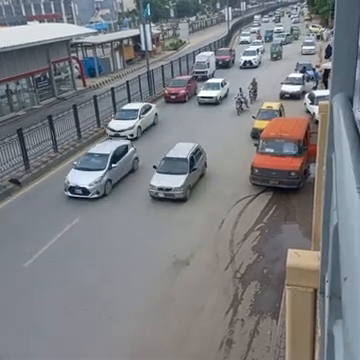
#> input picture frame 70 of Lesson10/data/HW10_test.mp4, 360 x 360 px, given in place of 7.mp4, which was not available
$ python 'code 3 (last version).py'
#> lines starting #> are read from the running program, lines starting #| are printed output that depends on the picture; after the words box and inside, x2 and y2 are one past the last pixel; in counts of white or black regions, pixels touching at a corner belong together; pictures that were not available may be replaced by others from this repository, and a replacement may not be noted
import cv2
import numpy as np
import time

cap = cv2.VideoCapture('C:/Users/alper/Desktop/7.mp4')

_, frame = cap.read()
#> frame is the input picture: shape (360, 360, 3); mean B, G, R 129.4, 125.6, 123.4
old_gray = cv2.cvtColor(frame, cv2.COLOR_BGR2GRAY)
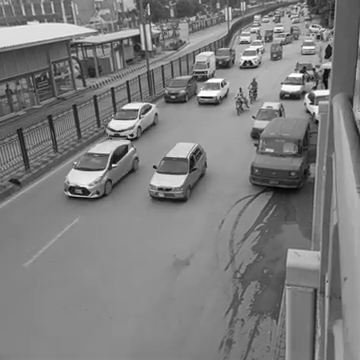
#> old_gray: shape (360, 360); min 3, max 255, mean 125.4

target_width = 1280
target_height = 720

original_width = int(cap.get(cv2.CAP_PROP_FRAME_WIDTH))
original_height = int(cap.get(cv2.CAP_PROP_FRAME_HEIGHT))

width_ratio = original_width / target_width
height_ratio = original_height / target_height

lk_params = dict(winSize=(15, 15),
                 maxLevel=4,
                 criteria=(cv2.TERM_CRITERIA_EPS | cv2.TERM_CRITERIA_COUNT, 10, 0.03))

# [9 lines left out: function select_point, not called in this run]

cv2.namedWindow("Frame")
cv2.setMouseCallback("Frame", select_point)

point_selected = False
point = ()
old_points = np.array([[]])
lost_time = 0

color_toggle = True
blink_interval = 0.5
last_blink_time = 0
circle_visible = True

bw_mode = False

while True:
    _, frame = cap.read()
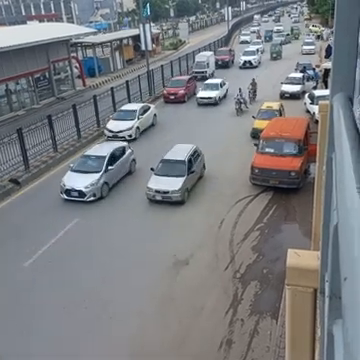
#> input picture frame 71 of Lesson10/data/HW10_test.mp4, 360 x 360 px, given in place of 7.mp4, which was not available
#> frame is the input picture: shape (360, 360, 3); mean B, G, R 129.5, 125.6, 123.3
    if frame is None:
        break

    gray_frame = cv2.cvtColor(frame, cv2.COLOR_BGR2GRAY)
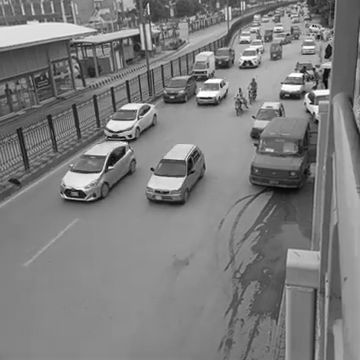
#> gray_frame: shape (360, 360); min 4, max 255, mean 125.4
    main_color = (0, 255, 0) if color_toggle else (255, 255, 255)

    if point_selected:
        new_points, status, error = cv2.calcOpticalFlowPyrLK(old_gray, gray_frame, old_points, None, **lk_params)
        old_gray = gray_frame.copy()
        old_points = new_points

        x, y = new_points[0][0], new_points[0][1]
        h, w = 225, 225
        crop = frame[int(y - h/2):int(y + h/2), int(x - w/2):int(x + w/2)]

        if crop.shape[0] > 0 and crop.shape[1] > 0:
            frame[10:10+crop.shape[0], -10-crop.shape[1]:-10] = crop

            cv2.line(frame, (0, int(y)), (frame.shape[1], int(y)), main_color, 1)
            cv2.line(frame, (int(x), 0), (int(x), frame.shape[0]), main_color, 1)
            cv2.line(frame, (0, int(y)+2), (frame.shape[1], int(y)+2), (0, 0, 0), 1)
            cv2.line(frame, (int(x)+2, 0), (int(x)+2, frame.shape[0]), (0, 0, 0), 1)

            diamond_size = 20
            center = (int(x), int(y))
            base_pts = [
                (center[0], center[1] - diamond_size),
                (center[0] + diamond_size, center[1]),
                (center[0], center[1] + diamond_size),
                (center[0] - diamond_size, center[1])
            ]
            pts = np.array(base_pts, np.int32).reshape((-1, 1, 2))
            shadow_shift = 3
            shadow_pts = pts + np.array([shadow_shift, shadow_shift], dtype=np.int32)
            cv2.polylines(frame, [shadow_pts], isClosed=True, color=(0, 0, 0), thickness=3)
            cv2.polylines(frame, [pts], isClosed=True, color=main_color, thickness=1)

            rect_w = 600
            rect_h = 300
            center_x = frame.shape[1] // 2
            center_y = frame.shape[0] // 2
            rect_top_left = (center_x - rect_w // 2, center_y - rect_h // 2)
            rect_bottom_right = (center_x + rect_w // 2, center_y + rect_h // 2)

            inside_rect = (rect_top_left[0] <= x <= rect_bottom_right[0]) and (rect_top_left[1] <= y <= rect_bottom_right[1])
            current_time = time.time()

            if inside_rect:
                if current_time - last_blink_time > blink_interval:
                    circle_visible = not circle_visible
                    last_blink_time = current_time
            else:
                circle_visible = False

            if inside_rect and circle_visible:
                circle_radius = 25
                circle_center = (int(x), int(y))
                shadow_center = (int(x + shadow_shift), int(y + shadow_shift))
                cv2.circle(frame, shadow_center, circle_radius, (0, 0, 0), thickness=3)
                cv2.circle(frame, circle_center, circle_radius, main_color, thickness=1)

            if inside_rect:
                text = "TARGET AREA"
                font = cv2.FONT_HERSHEY_DUPLEX
                font_scale = 1.2
                thickness = 1
                text_size, _ = cv2.getTextSize(text, font, font_scale, thickness)
                text_x = (frame.shape[1] - text_size[0]) // 2
                text_y = frame.shape[0] - 40
                cv2.putText(frame, text, (text_x + 2, text_y + 2), font, font_scale, (0, 0, 0), thickness + 1)
                cv2.putText(frame, text, (text_x, text_y), font, font_scale, main_color, thickness)

        if x < frame.shape[1] / 20 or x > frame.shape[1] * 19 / 20 or y < frame.shape[0] / 20 or y > frame.shape[0] * 19 / 20:
            if time.time() - lost_time >= 2:
                point_selected = False
                cv2.putText(frame, "Selection Cancelled!", (50, 50), cv2.FONT_HERSHEY_SIMPLEX, 1, (0, 0, 255), 2)

        coords_text = f"X: {int(x)}, Y: {int(y)}"
        text_size, _ = cv2.getTextSize(coords_text, cv2.FONT_HERSHEY_SIMPLEX, 0.8, 2)
        text_x = frame.shape[1] - text_size[0] - 20
        text_y = frame.shape[0] - 20
        cv2.putText(frame, coords_text, (text_x, text_y), cv2.FONT_HERSHEY_SIMPLEX, 0.8, main_color, 2)

    else:
        cv2.putText(frame, "SELECT OBJECT", (853, 41), cv2.FONT_HERSHEY_DUPLEX, 1, (0, 0, 0), 2)
        cv2.putText(frame, "SELECT OBJECT", (851, 40), cv2.FONT_HERSHEY_DUPLEX, 1, main_color, 1)

    display_frame = frame.copy()

    if bw_mode:
        mask = np.zeros_like(frame, dtype=np.uint8)
        if point_selected:
            cv2.line(mask, (0, int(y)), (frame.shape[1], int(y)), (255, 255, 255), 1)
            cv2.line(mask, (int(x), 0), (int(x), frame.shape[0]), (255, 255, 255), 1)
            diamond_size = 20
            base_pts = [
                (int(x), int(y) - diamond_size),
                (int(x) + diamond_size, int(y)),
                (int(x), int(y) + diamond_size),
                (int(x) - diamond_size, int(y))
            ]
            pts = np.array(base_pts, np.int32).reshape((-1, 1, 2))
            cv2.fillPoly(mask, [pts], (255, 255, 255))

            mask[10:10 + crop.shape[0], -10 - crop.shape[1]:-10] = 255

            font = cv2.FONT_HERSHEY_DUPLEX
            font_scale = 1.2
            thickness = 1
            text = "TARGET AREA"
            text_size, _ = cv2.getTextSize(text, font, font_scale, thickness)
            text_x = (frame.shape[1] - text_size[0]) // 2
            text_y = frame.shape[0] - 40
            cv2.rectangle(mask, (text_x, text_y - text_size[1]), (text_x + text_size[0], text_y + 5), (255, 255, 255), -1)

            coords_text = f"X: {int(x)}, Y: {int(y)}"
            coords_size, _ = cv2.getTextSize(coords_text, cv2.FONT_HERSHEY_SIMPLEX, 0.8, 2)
            coords_x = frame.shape[1] - coords_size[0] - 20
            coords_y = frame.shape[0] - 20
            cv2.rectangle(mask, (coords_x, coords_y - coords_size[1] - 5), (coords_x + coords_size[0], coords_y + 5), (255, 255, 255), -1)

            gray = cv2.cvtColor(display_frame, cv2.COLOR_BGR2GRAY)
            gray_bgr = cv2.cvtColor(gray, cv2.COLOR_GRAY2BGR)
            display_frame = np.where(mask == 255, display_frame, gray_bgr)
        else:
            gray = cv2.cvtColor(display_frame, cv2.COLOR_BGR2GRAY)
            display_frame = cv2.cvtColor(gray, cv2.COLOR_GRAY2BGR)

    if display_frame.shape[1] != target_width or display_frame.shape[0] != target_height:
        display_frame = cv2.resize(display_frame, (target_width, target_height))
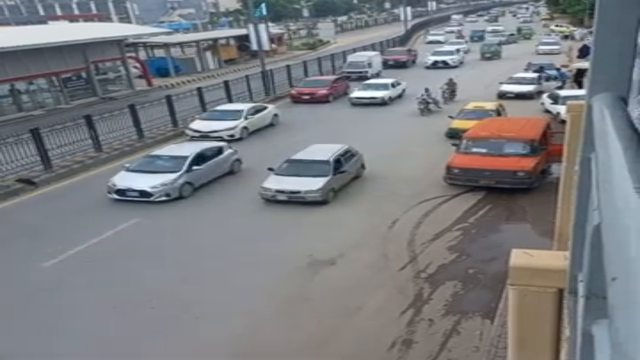
#> display_frame: shape (720, 1280, 3) (shown at 1/2 size); mean B, G, R 129.4, 125.6, 123.3

    # Draw center indicators
    center_x = target_width // 2
    center_y = target_height // 2
    gap = 10
    length = 25
    half_length = length // 2

    cv2.line(display_frame, (center_x - gap - length, center_y), (center_x - gap, center_y), (0, 0, 0), 1)
#> display_frame: shape (720, 1280, 3); under 0.01% of pixels changed, all inside (x1, y1, x2, y2) = (605, 360, 631, 361)
    cv2.line(display_frame, (center_x + gap, center_y), (center_x + gap + length, center_y), (0, 0, 0), 1)
#> display_frame: shape (720, 1280, 3); mean B, G, R 129.4, 125.6, 123.3
    cv2.line(display_frame, (center_x, center_y + gap), (center_x, center_y + gap + half_length), (0, 0, 0), 1)
#> display_frame: shape (720, 1280, 3); mean B, G, R 129.4, 125.6, 123.3

    center_x += 2
    center_y += 1

    cv2.line(display_frame, (center_x - gap - length, center_y), (center_x - gap, center_y), main_color, 1)
#> display_frame: shape (720, 1280, 3); mean B, G, R 129.4, 125.6, 123.2
    cv2.line(display_frame, (center_x + gap, center_y), (center_x + gap + length, center_y), main_color, 1)
#> display_frame: shape (720, 1280, 3); mean B, G, R 129.4, 125.6, 123.2
    cv2.line(display_frame, (center_x, center_y + gap), (center_x, center_y + gap + half_length), main_color, 1)
#> display_frame: shape (720, 1280, 3); mean B, G, R 129.4, 125.6, 123.2

    rect_w = int(300 * 1.5)
    rect_h = int(150 * 1.5)
    corner_len = 20
    thickness = 1
    left = center_x - rect_w // 2
    right = center_x + rect_w // 2
    top = center_y - rect_h // 2
    bottom = center_y + rect_h // 2

    def draw_corner_lines(color, offset=0):
#> called with color = (0, 0, 0), offset = 1
        cv2.line(display_frame, (left - offset, top - offset), (left + corner_len - offset, top - offset), color, thickness)
#> display_frame: shape (720, 1280, 3); mean B, G, R 129.4, 125.6, 123.2
        cv2.line(display_frame, (left - offset, top - offset), (left - offset, top + corner_len - offset), color, thickness)
#> display_frame: shape (720, 1280, 3); mean B, G, R 129.4, 125.6, 123.2
        cv2.line(display_frame, (right - corner_len + offset, top - offset), (right + offset, top - offset), color, thickness)
#> display_frame: shape (720, 1280, 3); mean B, G, R 129.3, 125.6, 123.2
        cv2.line(display_frame, (right + offset, top - offset), (right + offset, top + corner_len - offset), color, thickness)
#> display_frame: shape (720, 1280, 3); mean B, G, R 129.3, 125.5, 123.2
        cv2.line(display_frame, (left - offset, bottom + offset), (left + corner_len - offset, bottom + offset), color, thickness)
#> display_frame: shape (720, 1280, 3); mean B, G, R 129.3, 125.5, 123.2
        cv2.line(display_frame, (left - offset, bottom - corner_len + offset), (left - offset, bottom + offset), color, thickness)
#> display_frame: shape (720, 1280, 3); mean B, G, R 129.3, 125.5, 123.2
        cv2.line(display_frame, (right - corner_len + offset, bottom + offset), (right + offset, bottom + offset), color, thickness)
#> display_frame: shape (720, 1280, 3); mean B, G, R 129.3, 125.5, 123.2
        cv2.line(display_frame, (right + offset, bottom - corner_len + offset), (right + offset, bottom + offset), color, thickness)
#> display_frame: shape (720, 1280, 3); mean B, G, R 129.3, 125.5, 123.2

    draw_corner_lines((0, 0, 0), offset=1)
    draw_corner_lines(main_color, offset=0)

    # Shortcut key instructions (top-left)
    shortcuts = [
        "'Q' - Quit",
        "'R' - Reset Selection",
        "'C' - Toggle Color",
        "'V' - B/W Mode",
        "Click to Select Object"
    ]
    start_x = 20
    start_y = 30
    line_spacing = 25
    font = cv2.FONT_HERSHEY_SIMPLEX
    font_scale = 0.6
    font_thickness = 1
    text_color = main_color
    shadow_color = (0, 0, 0)

    for i, line in enumerate(shortcuts):
        y = start_y + i * line_spacing
        cv2.putText(display_frame, line, (start_x + 1, y + 1), font, font_scale, shadow_color, font_thickness + 1, cv2.LINE_AA)
        cv2.putText(display_frame, line, (start_x, y), font, font_scale, text_color, font_thickness, cv2.LINE_AA)
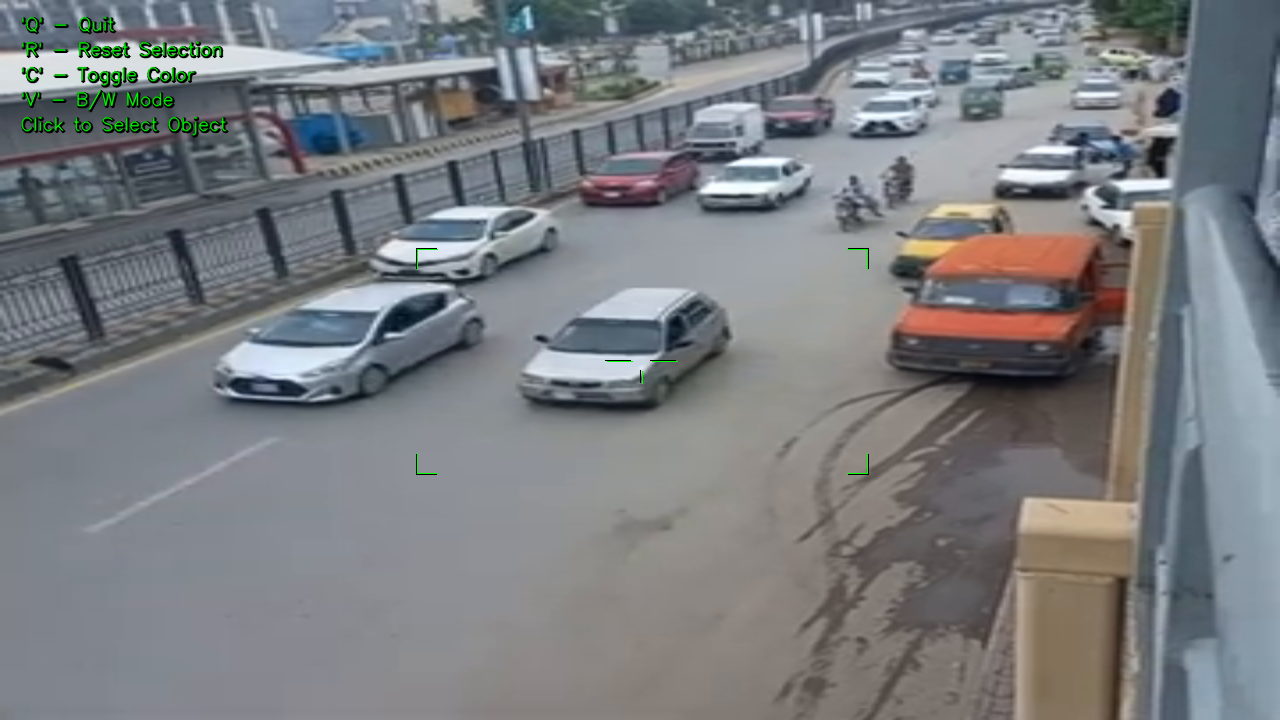
#> display_frame: shape (720, 1280, 3); mean B, G, R 128.3, 125.2, 122.3

    # Footer text
    footer_text1 = "DESIGNER AND DEVELOPER"
    footer_text2 = ">>>>>OPENHEIMER<<<<<"
    font = cv2.FONT_HERSHEY_DUPLEX
#> font = 2
    font_scale = 0.5
    thickness = 1
    shadow_offset = 1
    left_margin = 20

    text_size1, _ = cv2.getTextSize(footer_text1, font, font_scale, thickness)
#> text_size1 = (212, 12)
    text_x1 = left_margin
    text_y1 = display_frame.shape[0] - 50
    cv2.putText(display_frame, footer_text1, (text_x1 + shadow_offset, text_y1 + shadow_offset), font, font_scale, (0, 0, 0), thickness + 1)
    cv2.putText(display_frame, footer_text1, (text_x1, text_y1), font, font_scale, main_color, thickness)

    text_size2, _ = cv2.getTextSize(footer_text2, font, font_scale, thickness)
#> text_size2 = (219, 12)
    text_x2 = left_margin
    text_y2 = display_frame.shape[0] - 25
    cv2.putText(display_frame, footer_text2, (text_x2 + shadow_offset, text_y2 + shadow_offset), font, font_scale, (0, 0, 0), thickness + 1)
    cv2.putText(display_frame, footer_text2, (text_x2, text_y2), font, font_scale, main_color, thickness)
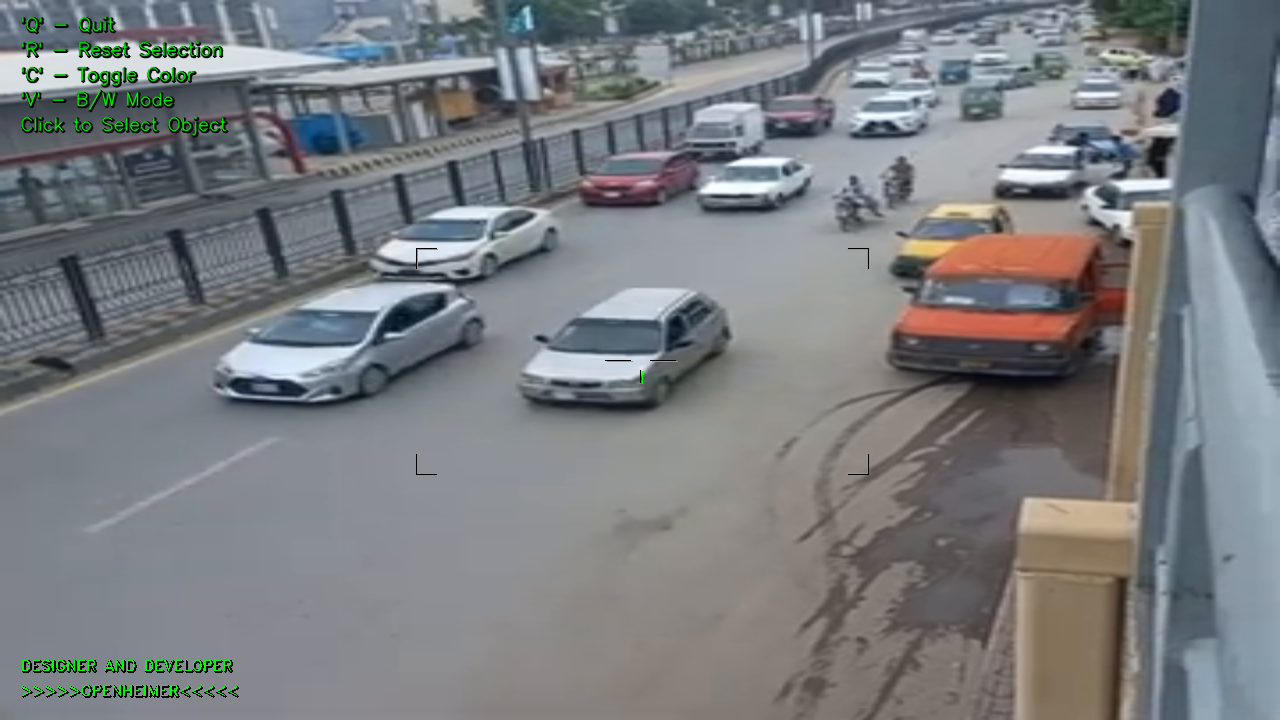
#> display_frame: shape (720, 1280, 3); mean B, G, R 127.8, 125, 121.8

    cv2.imshow("Frame", display_frame)

    key = cv2.waitKey(20)
#> (key Esc is pressed here)
    if key != -1:
        key = chr(key).lower()
        if key == 'q':
            break
        elif key == 'r':
            point_selected = False
        elif key == 'c':
            color_toggle = not color_toggle
        elif key == 'v':
            bw_mode = not bw_mode

cap.release()
cv2.destroyAllWindows()

$ run again, starting later in the video
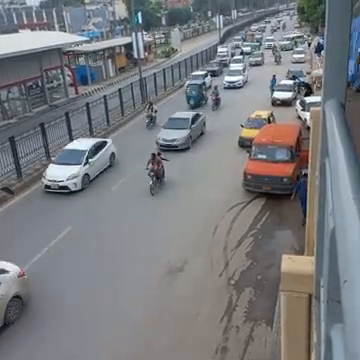
#> input picture frame 317 of Lesson10/data/HW10_test.mp4, 360 x 360 px, given in place of 7.mp4, which was not available
#> frame is the input picture: shape (360, 360, 3); mean B, G, R 127.2, 123.5, 121.3
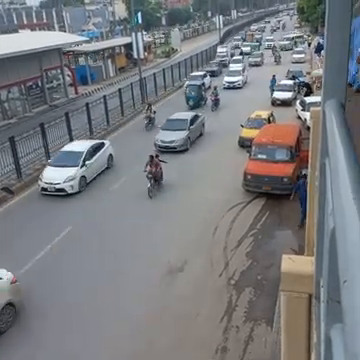
#> input picture frame 318 of Lesson10/data/HW10_test.mp4, 360 x 360 px, given in place of 7.mp4, which was not available
#> frame is the input picture: shape (360, 360, 3); mean B, G, R 127.3, 123.6, 121.3
#> `display_frame = cv2.resize(display_frame, (target_width, target_height))`:
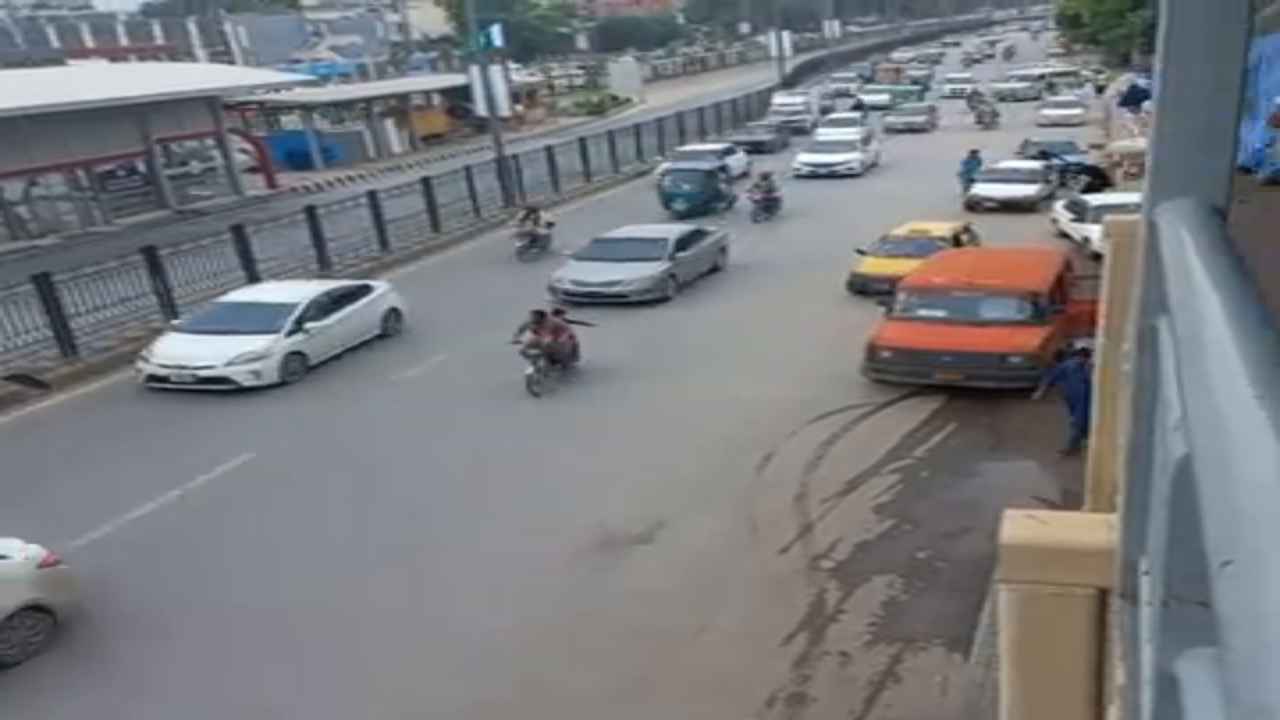
#> display_frame: shape (720, 1280, 3); mean B, G, R 127.2, 123.5, 121.2
#> font = 2
#> text_size1 = (212, 12)
#> text_size2 = (219, 12)

$ run again, starting later in the video
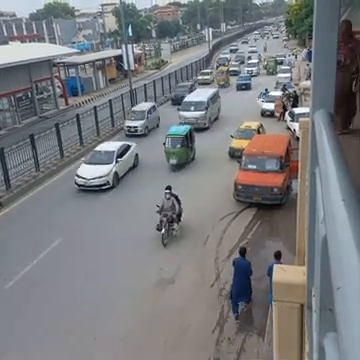
#> input picture frame 564 of Lesson10/data/HW10_test.mp4, 360 x 360 px, given in place of 7.mp4, which was not available
#> frame is the input picture: shape (360, 360, 3); mean B, G, R 125.8, 123.1, 121.3
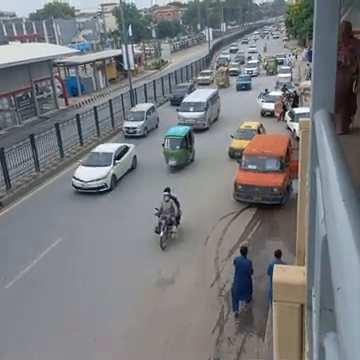
#> input picture frame 565 of Lesson10/data/HW10_test.mp4, 360 x 360 px, given in place of 7.mp4, which was not available
#> frame is the input picture: shape (360, 360, 3); mean B, G, R 125.9, 123.1, 121.3
#> `display_frame = cv2.resize(display_frame, (target_width, target_height))`:
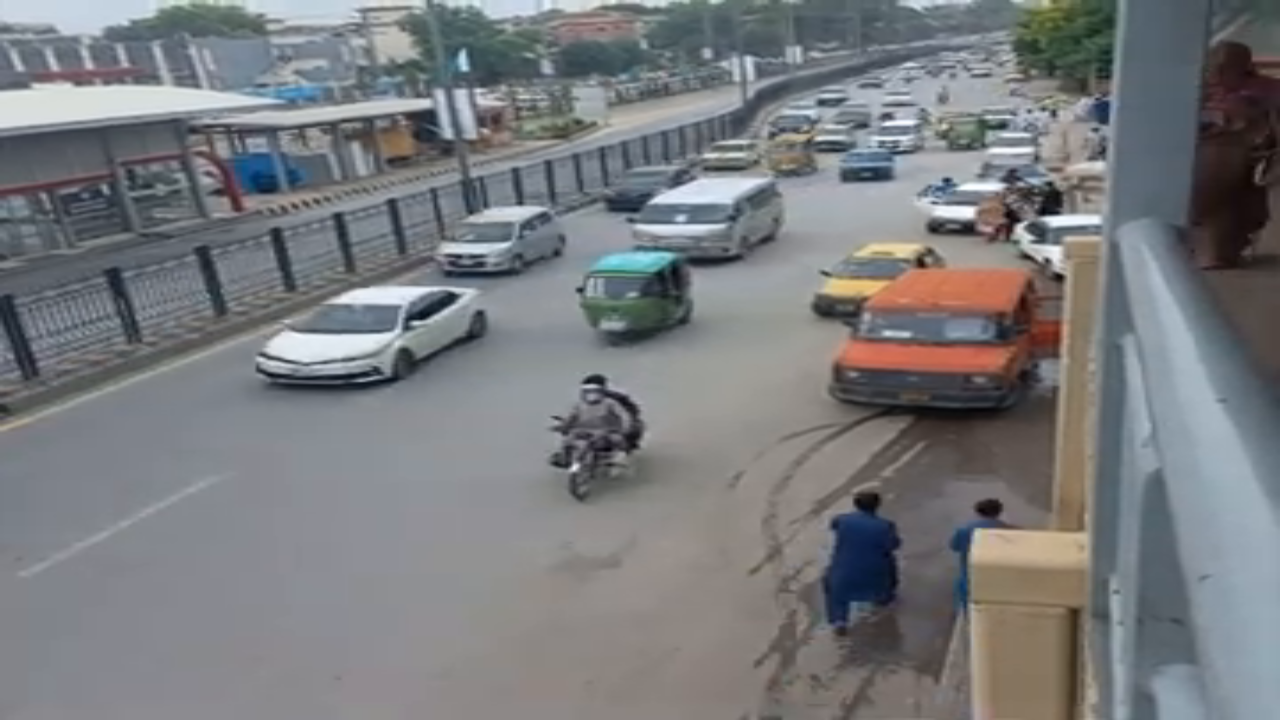
#> display_frame: shape (720, 1280, 3); mean B, G, R 125.8, 123.1, 121.2
#> font = 2
#> text_size1 = (212, 12)
#> text_size2 = (219, 12)
